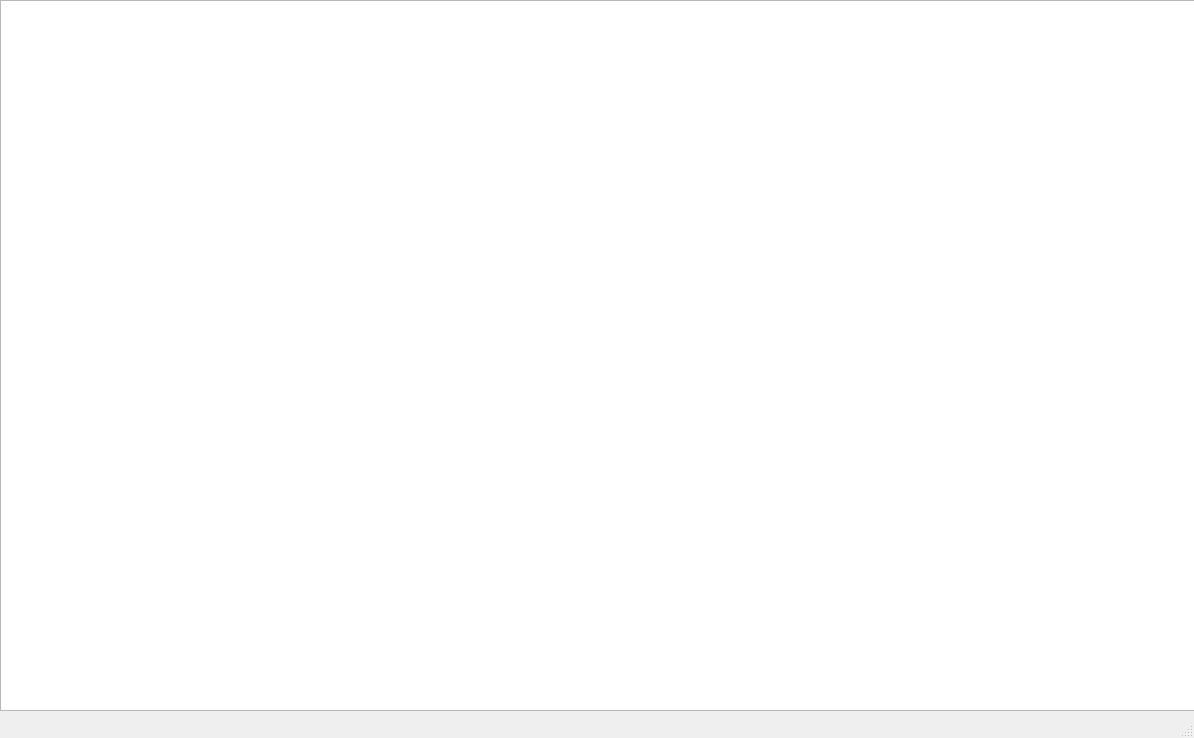
<?xml version="1.0" encoding="UTF-8"?>
<ui version="4.0">
 <class>MainWindow</class>
 <widget class="QMainWindow" name="MainWindow">
  <property name="geometry">
   <rect>
    <x>0</x>
    <y>0</y>
    <width>1194</width>
    <height>738</height>
   </rect>
  </property>
  <property name="windowTitle">
   <string>MainWindow</string>
  </property>
  <widget class="QWidget" name="centralwidget">
   <widget class="QGraphicsView" name="graphicsView">
    <property name="geometry">
     <rect>
      <x>0</x>
      <y>0</y>
      <width>1201</width>
      <height>711</height>
     </rect>
    </property>
   </widget>
  </widget>
  <widget class="QMenuBar" name="menubar">
   <property name="geometry">
    <rect>
     <x>0</x>
     <y>0</y>
     <width>1194</width>
     <height>22</height>
    </rect>
   </property>
  </widget>
  <widget class="QStatusBar" name="statusbar"/>
 </widget>
 <resources/>
 <connections/>
</ui>
